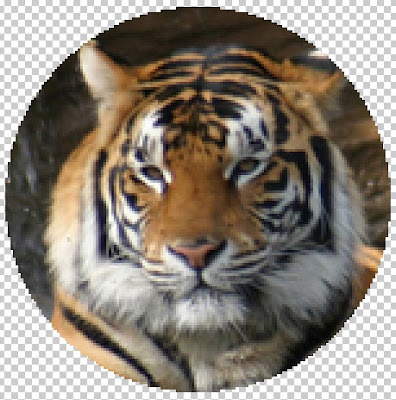
#> input picture G_ISLEME/FILTRELEME/hard.jpg, 396 x 400 px, found by its file name
$ python FILTRELEME.py
#> lines starting #> are read from the running program, lines starting #| are printed output that depends on the picture
from email.mime import image
import cv2
import numpy as np

image = cv2.imread("G_ISLEME\FILTRELEME\hard.jpg")
#> image is the input picture: shape (400, 396, 3); mean B, G, R 121.3, 131.8, 140.4

# matrisin ortalaması alınır ve orta kısma yazılır
meanFilter=cv2.blur(image,(3,3))
meanFilter2=cv2.blur(image,(5,5))
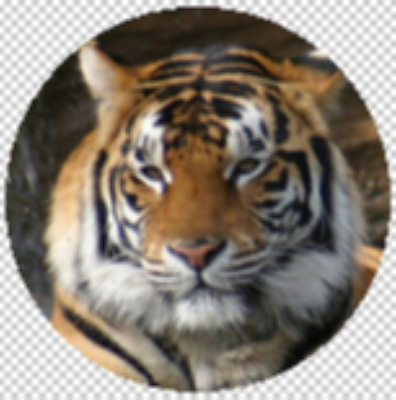
#> meanFilter2: shape (400, 396, 3); mean B, G, R 121.3, 131.8, 140.4


cv2.imshow("Orijinal",image)
cv2.imshow("mean Filter",meanFilter)
cv2.imshow("mean Filter2",meanFilter2)

# matrisin pikseleri sıralanır ortadaki değerin pikseli ele alınır.

medianFilter=cv2.medianBlur(image,3)

medianFilter2=cv2.medianBlur(image,5)
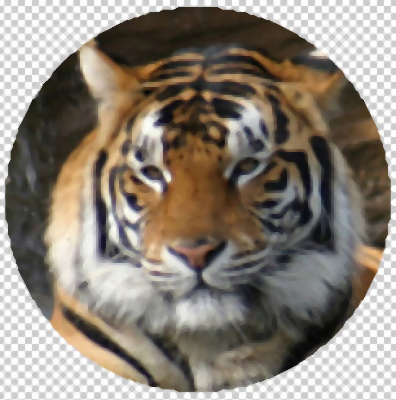
#> medianFilter2: shape (400, 396, 3); mean B, G, R 121.6, 132.1, 140.8

medianFilter3=cv2.medianBlur(image,7) # resmin orijinalliği gidiyor


cv2.imshow("median Filter",medianFilter)

cv2.imshow("median Filter2",medianFilter2)

cv2.imshow("median Filter3",medianFilter3)

# piksellerin ağırlık ortalamalarını çıkartıyor # daha avantajlı

gauss=cv2.GaussianBlur(image,(3,3),0)

gauss2=cv2.GaussianBlur(image,(5,5),0)

gauss3=cv2.GaussianBlur(image,(7,7),0)


cv2.imshow("gauss Filter",gauss)

cv2.imshow("gauss Filter2",gauss2)

cv2.imshow("gauss Filter3",gauss3)


cv2.waitKey(0)
cv2.destroyAllWindows()
